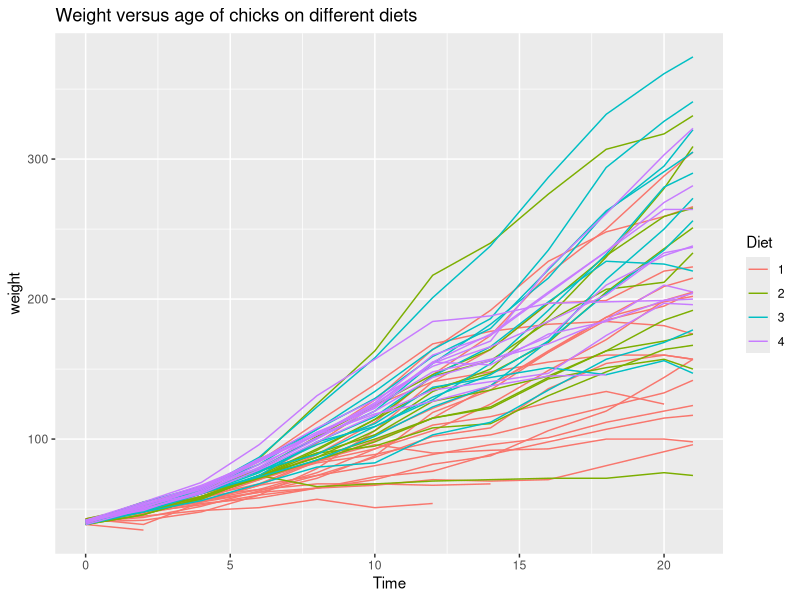

Reproduce this figure in R.
# Activity 03_01: using group and colour

library(ggplot2)

?ChickWeight

# How many chicks per diet?
aggregate(Chick ~ Diet, data = ChickWeight, FUN = function(x) length(unique(x)))

# colouring by diet, grouping by individual chick
ggplot(ChickWeight) + 
  geom_line(aes( x = Time, y = weight, colour = Diet, group = Chick)) + 
    ggtitle("Weight versus age of chicks on different diets")


# For more information:
# http://docs.ggplot2.org/current/geom_point.html 